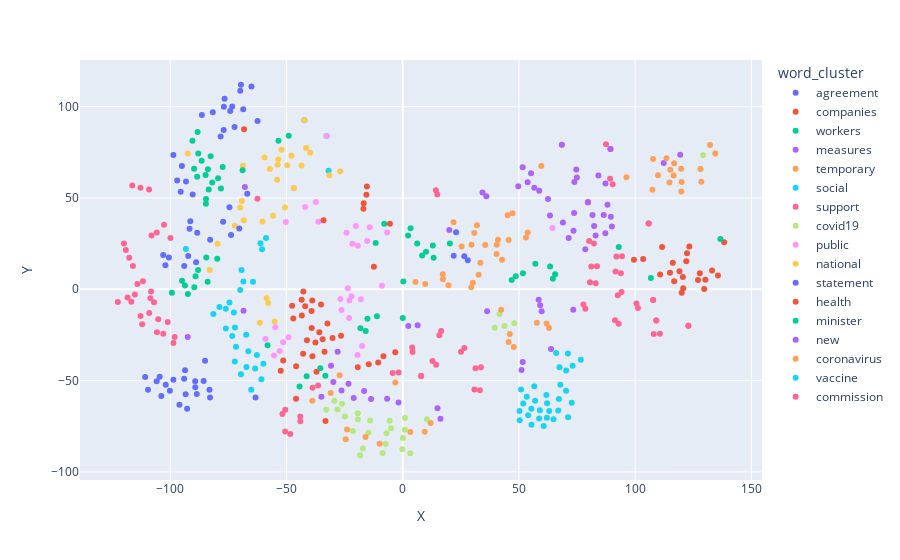

The code cell stored with this chart in its notebook:
### Markdown cell above
### Graph visualization for the third model

### Code cell
model3_word_cluster_plot = px.scatter(model3_word_embeddings_dataframe,
                                      x='X', y='Y', color=model3_word_embeddings_dataframe.word_cluster,
                                      labels={'color': 'word'}, hover_data=["word"])
model3_word_cluster_plot

### Figure 1 — Plotly figure (JSON) as saved in the notebook; plotly's stock layout.template omitted (floating-point values rounded to 4 significant figures)
{"data": [{"customdata": [["agreements"], ["bargaining"], ["bargains.the"], ["agreementwhether"], ["967724"], ["dismissals"], ["leader"], ["dismissal"], ["satisfaction"], ["springs"], ["conventionnelle"], ["l6152"], ["metalworkers"], ["extinguish"], ["collective"], ["redundancies"], ["metalworker"], ["subcontracts"], ["supervisors.the"], ["261"], ["spite"], ["those.in"], ["law.the"], ["120,768"], ["railways"], ["agreed"], ["negotiation"], ["wealth"], ["expiry"], ["arrangement"]], "hovertemplate": "word_cluster=agreement<br>X=%{x}<br>Y=%{y}<br>word=%{customdata[0]}<extra></extra>", "legendgroup": "agreement", "marker": {"color": "#636efa", "symbol": "circle"}, "mode": "markers", "name": "agreement", "orientation": "v", "showlegend": true, "type": "scatter", "x": [-69.57, -69.88, -100.2, -101.9, -93.37, 26.5, -109.6, 21.94, -103.8, -89.23, -105.8, -83.11, -94.02, -104.5, -65.07, 28.01, -89.27, -88.58, -85.62, -92.74, -93.61, -82.88, -98.64, -96.04, -85.01, -72.33, -73.32, -110.8, -91.35, 22.98], "xaxis": "x", "y": [112.0, 108.7, -55.62, -52.3, -57.52, 18.03, -54.96, 18.39, -58.5, -53.64, -50.3, -55.01, -49.02, -47.9, 111.0, 15.88, -50.35, -57.29, -50.26, -65.41, -44.28, -59.23, -49.56, -63.2, -39.12, 88.82, 100.1, -48.03, 37.29, 31.22], "yaxis": "y"}, {"customdata": [["company"], ["businesses"], ["entrepreneurs"], ["enterprises"], ["business"], ["smes"], ["firms"], ["firm"], ["medium"], ["entrepreneur"], ["targeted"], ["enterprise"], ["target"], ["microcompanies"], ["large"], ["sme"], ["sectors"], ["vetcoordinators"], ["solo"], ["liquidity"], ["micro"], ["pointrequests"], ["employers"], ["mediumsized"], ["hokelanto"], ["significant"], ["portions"], ["firms.2"], ["33.5"], ["businessoriented"]], "hovertemplate": "word_cluster=companies<br>X=%{x}<br>Y=%{y}<br>word=%{customdata[0]}<extra></extra>", "legendgroup": "companies", "marker": {"color": "#EF553B", "symbol": "circle"}, "mode": "markers", "name": "companies", "orientation": "v", "showlegend": true, "type": "scatter", "x": [123.3, 122.0, 115.0, 133.1, 122.3, 119.1, 120.7, 120.0, 130.2, 116.8, 99.48, 135.6, 103.4, -3.192, 129.7, 120.5, 138.3, -37.08, 110.7, 116.2, 127.8, -19.33, -68.25, 127.0, -8.288, 111.6, -14.59, -10.54, -33.21, -45.88], "xaxis": "x", "y": [23.45, 15.33, 9.075, 10.24, 19.67, 9.912, 0.5043, -1.963, 5.238, 4.343, 16.22, 7.547, 16.62, -34.45, 0.1274, 6.687, 25.74, -45.18, 8.086, 14.59, 8.799, -42.73, 87.59, 5.026, -36.69, 23.14, -40.99, -40.09, -72.08, -59.94], "yaxis": "y"}, {"customdata": [["worker"], ["employees"], ["groups"], ["employee"], ["people"], ["workforce"], ["professionals"], ["workers.the"], ["persons"], ["personnel"], ["vetcoordinators"], ["flu"], ["staff"], ["nature"], ["person"], ["excludes"], ["3,387"], ["incremental"], ["individuals"], ["fulltime"], ["permanent"], ["healthcare"], ["discontinuous"], ["77.1"], ["off"], ["sectors"], ["4,753"], ["99.5"], ["apprentices"], ["jobseekers"]], "hovertemplate": "word_cluster=workers<br>X=%{x}<br>Y=%{y}<br>word=%{customdata[0]}<extra></extra>", "legendgroup": "workers", "marker": {"color": "#00cc96", "symbol": "circle"}, "mode": "markers", "name": "workers", "orientation": "v", "showlegend": true, "type": "scatter", "x": [51.72, 46.88, 57.06, 48.63, 63.4, 6.224, -11.62, 0.03082, 65.57, 2.323, -35.41, -33.27, 3.383, 92.95, 64.61, -11.09, -15.16, -41.32, 106.8, 12.99, 20.3, -7.937, 0.2745, -15.92, 10.04, 136.7, -44.36, -18.18, 8.378, 13.29], "xaxis": "x", "y": [8.844, 5.104, 13.93, 7.176, 12.54, 25.07, 25.38, -15.67, 8.246, 29.45, -43.23, -47.3, 33.47, 23.17, 5.812, -14.8, -16.13, -47.64, 6.243, 23.98, 25.12, 35.93, 4.223, -22.87, 20.62, 27.54, -53.22, -21.39, 18.56, 17.32], "yaxis": "y"}, {"customdata": [["measure"], ["actions"], ["package"], ["packages"], ["2019/1311"], ["initiatives"], ["supervening"], ["governmentbacked"], ["hardships"], ["circumstances"], ["paralysis"], ["measures:1"], ["mingling"], ["series"], ["circumstance"], ["situations"], ["sector.with"], ["nondeferre"], ["plans"], ["measureswith"], ["effects"], ["coaches"], ["immediate"], ["hasty"], ["eliminate"], ["crisis"], ["object"], ["overcome"], ["former"], ["nondeferred"]], "hovertemplate": "word_cluster=measures<br>X=%{x}<br>Y=%{y}<br>word=%{customdata[0]}<extra></extra>", "legendgroup": "measures", "marker": {"color": "#ab63fa", "symbol": "circle"}, "mode": "markers", "name": "measures", "orientation": "v", "showlegend": true, "type": "scatter", "x": [74.67, 56.59, 51.61, 73.37, -6.693, 58.74, 2.434, -34.97, 51.11, 58.49, 16.24, -27.98, -21.07, 55.22, 59.13, 59.77, -13.6, -29.83, 53.75, -16.59, 112.3, -26.31, 62.5, -1.796, 51.63, 119.4, 14.98, 63.81, -23.31, 6.417], "xaxis": "x", "y": [65.55, 55.65, 66.83, -11.19, -59.93, 54.02, -20.1, -58.83, -44.22, -5.774, -70.83, -34.16, -59.54, 63.5, -8.764, -12.01, -60.06, -50.71, 58.58, -55.74, 69.13, -55.47, 49.46, -61.96, -39.88, 73.73, -65.09, -32.67, -51.8, -19.69], "yaxis": "y"}, {"customdata": [["exceptional"], ["lay"], ["extend"], ["extraordinary"], ["layoff"], ["introduce"], ["introduced"], ["extension"], ["extended"], ["suspend"], ["shorttime"], ["extends"], ["layoffs"], ["2020/592"], ["2021/605"], ["specific"], ["granting"], ["suspended"], ["article.the"], ["establishes"], ["apply"], ["considered"], ["reemployment"], ["shorten"], ["view"], ["laying"], ["duration"], ["2020/699"], ["partial"], ["applied"]], "hovertemplate": "word_cluster=temporary<br>X=%{x}<br>Y=%{y}<br>word=%{customdata[0]}<extra></extra>", "legendgroup": "temporary", "marker": {"color": "#FFA15A", "symbol": "circle"}, "mode": "markers", "name": "temporary", "orientation": "v", "showlegend": true, "type": "scatter", "x": [53.03, 30.77, 41.0, 53.81, 29.57, 45.13, 47.28, 45.59, 40.45, 30.17, 21.87, 17.32, 25.37, -3.175, -30.98, 68.46, 9.686, 29.49, -27.12, 19.68, 42.74, 33.42, 5.504, 17.26, 59.63, 31.94, 35.51, -38.86, 32.67, 40.41], "xaxis": "x", "y": [28.31, 30.81, 27.14, 31.04, 24.33, 40.49, 41.67, 27.02, 24.36, 3.521, 36.69, 5.461, 23.37, -51.05, -56.78, 79.17, 2.921, 1.095, -47.06, 2.196, 16.17, 14.57, 3.944, 8.262, 67.48, 35.05, 24.24, -61.1, 7.972, 19.27], "yaxis": "y"}, {"customdata": [["cyber"], ["apply.the"], ["mind"], ["neighbourhood"], ["noteworthy"], ["caretaker"], ["repatriation.social"], ["635,00"], ["protocolthe"], ["regions.it"], ["macrofinancial"], ["statement.social"], ["18,to"], ["contributionthe"], ["enlargement"], ["statefunde"], ["balances"], ["federal"], ["westfalia"], ["homeland"], ["steady"], ["estonian"], ["afa"], ["nonpeak"], ["needs.social"], ["national"], ["assume"], ["esales"], ["maximal"], ["esale"]], "hovertemplate": "word_cluster=social<br>X=%{x}<br>Y=%{y}<br>word=%{customdata[0]}<extra></extra>", "legendgroup": "social", "marker": {"color": "#19d3f3", "symbol": "circle"}, "mode": "markers", "name": "social", "orientation": "v", "showlegend": true, "type": "scatter", "x": [-64.39, -71.71, -73.32, -61.18, -78.83, -69.91, -76.07, -59.94, -72.22, -76.09, -60.49, -66.4, -81.45, -69.57, -58.79, -67.22, -63.47, -42.27, -74.51, -68.52, -60.77, -31.88, -69.32, -67.32, -72.62, -32.74, -93.26, -72.16, -65.15, -62.73], "xaxis": "x", "y": [4.148, -31.51, -25.57, 25.15, -9.674, -0.3289, -21.47, -40.82, -39.61, -10.67, 21.9, -33.95, -13.59, -46.54, 28.14, -42.62, -43.34, 92.53, -7.246, 4.259, -49.29, 64.88, 10.54, -24.9, -12.72, 83.94, 22.08, -20.96, -54.99, -36.0], "yaxis": "y"}, {"customdata": [["injection"], ["assistance"], ["help"], ["supports"], ["incentive"], ["subsidies"], ["prospectus"], ["grants"], ["supporting"], ["sustain"], ["supported"], ["situation.extraordinary"], ["kulturvermittler"], ["ultimate"], ["subsidy"], ["1,614"], ["incentives"], ["each.the"], ["productionrelate"], ["aims"], ["2.0"], ["multiannual"], ["thevarious"], ["support.the"], ["instability"], ["funding"], ["resources"], ["people.companie"], ["targets"], ["aid"], ["injection"], ["assistance"], ["help"], ["supports"], ["incentive"], ["subsidies"], ["prospectus"], ["grants"], ["supporting"], ["sustain"], ["supported"], ["situation.extraordinary"], ["kulturvermittler"], ["ultimate"], ["subsidy"], ["1,614"], ["incentives"], ["each.the"], ["productionrelate"], ["aims"], ["2.0"], ["multiannual"], ["thevarious"], ["support.the"], ["instability"], ["funding"], ["resources"], ["people.companie"], ["targets"], ["aid"]], "hovertemplate": "word_cluster=support<br>X=%{x}<br>Y=%{y}<br>word=%{customdata[0]}<extra></extra>", "legendgroup": "support", "marker": {"color": "#FF6692", "symbol": "circle"}, "mode": "markers", "name": "support", "orientation": "v", "showlegend": true, "type": "scatter", "x": [26.55, 105.8, 87.46, 91.55, 83.02, 109.1, 33.65, 107.7, 79.69, 80.21, 91.33, 14.4, -1.74, 33.2, 108.0, -48.37, 83.6, -44.07, 15.78, 89.2, 78.57, 14.86, -51.73, 4.241, 7.937, 101.2, 94.15, -38.74, 94.34, 122.9, 25.09, 105.8, 89.36, 93.85, 80.56, 109.1, 31.31, 107.7, 79.69, 82.28, 92.91, 12.81, -4.298, 30.85, 110.6, -50.56, 81.13, -44.01, 16.55, 90.33, 77.75, 14.29, -50.53, 4.09, 7.937, 100.5, 92.52, -36.39, 91.92, 122.9], "xaxis": "x", "y": [-32.2, 36.0, 79.38, 9.72, 3.328, -17.1, -42.74, -5.857, 47.67, 26.46, -16.97, -41.29, -45.51, -55.35, -24.44, -79.21, 12.59, -69.69, -25.12, 60.51, -10.66, 51.87, -68.25, -34.29, -47.53, -10.3, -1.528, -53.91, 18.08, -19.95, -34.18, 36.0, 76.8, 8.724, 3.804, -17.1, -43.27, -5.857, 47.67, 25.13, -18.9, -39.32, -45.82, -54.9, -24.36, -77.85, 12.48, -72.24, -22.83, 57.56, -8.387, 54.2, -65.96, -31.87, -47.53, -7.747, -3.306, -52.75, 17.96, -19.95], "yaxis": "y"}, {"customdata": [["corona"], ["coronavirus"], ["covid19;4"], ["commodity"], ["thecovid19"], ["covid19.the"], ["emanated"], ["commodities"], ["moria"], ["rdutn"], ["virus"], ["expediated"], ["overloadin"], ["recovering"], ["covid19.measure"], ["covid194"], ["viruses"], ["covid10"], ["beginning"], ["covid19.measures"], ["beg"], ["recognizing"], ["minimizing"], ["this"], ["germanys"], ["begging"], ["hardhit"], ["23,500"], ["governmentprovided"], ["covid19.companie"]], "hovertemplate": "word_cluster=covid19<br>X=%{x}<br>Y=%{y}<br>word=%{customdata[0]}<extra></extra>", "legendgroup": "covid19", "marker": {"color": "#B6E880", "symbol": "circle"}, "mode": "markers", "name": "covid19", "orientation": "v", "showlegend": true, "type": "scatter", "x": [134.5, 129.2, 0.9288, -26.11, 10.39, 41.63, -14.72, -19.26, -7.347, -6.981, 128.1, -24.84, -5.041, -5.618, -28.04, 0.08833, 0.9845, -8.666, 39.61, -21.45, -17.08, -0.1642, -14.05, 48.02, 43.8, -18.31, 3.251, -19.33, -32.85, -29.37], "xaxis": "x", "y": [74.3, 73.37, -76.9, -62.66, -71.14, -13.53, -78.59, -71.35, -84.79, -78.82, 65.82, -69.63, -76.03, -71.94, -65.84, -81.43, -70.52, -89.69, -21.0, -77.54, -87.23, -87.57, -71.82, -18.54, -20.11, -90.88, -89.75, -67.86, -65.92, -61.01], "yaxis": "y"}, {"customdata": [["private"], ["udbetaling"], ["state"], ["ohs"], ["facilities.according"], ["workers.notwithstande"], ["workers.notwithstanding"], ["endometriosis"], ["prefects"], ["provision"], ["national"], ["11,240"], ["rescue"], ["sheepmeat"], ["governing"], ["devolve"], ["ensured.in"], ["gynaecology"], ["storage"], ["udbetale"], ["providers"], ["applied.state"], ["universal"], ["conditions.this"], ["essential"], ["authorities"], ["operationally"], ["administrations"], ["respect"], ["operation"]], "hovertemplate": "word_cluster=public<br>X=%{x}<br>Y=%{y}<br>word=%{customdata[0]}<extra></extra>", "legendgroup": "public", "marker": {"color": "#FF97FF", "symbol": "circle"}, "mode": "markers", "name": "public", "orientation": "v", "showlegend": true, "type": "scatter", "x": [-6.689, -49.08, -37.37, -26.35, -59.08, -55.37, -52.89, -22.01, -8.914, 64.47, -32.74, -17.99, -50.27, -17.46, -46.81, -54.8, -26.8, -22.93, -19.31, -51.44, -15.29, -23.65, -21.64, -23.04, -14.16, -41.93, -19.44, -36.28, -24.16, -20.16], "xaxis": "x", "y": [31.05, -26.32, 47.83, -11.41, -27.18, -36.25, -33.84, -3.767, 1.942, 33.53, 83.94, -5.509, 36.91, -31.12, 55.31, -20.82, -5.277, -6.148, 23.81, -28.97, 26.5, 0.5773, 24.94, -15.72, 33.98, 45.11, -35.96, 37.02, 30.9, 34.68], "yaxis": "y"}, {"customdata": [["regional"], ["federal"], ["municipal"], ["sixterm"], ["responsible"], ["estonian"], ["policies"], ["local"], ["crosssectoral"], ["governing"], ["influenced"], ["cooperation"], ["mp"], ["department"], ["bodies"], ["reform"], ["associations2"], ["collaboration"], ["divosa"], ["budgetary"], ["coresponsible"], ["powiat"], ["board"], ["solidarity"], ["drafting"], ["ministries"], ["discussed"], ["competence"], ["exsits"], ["governments"]], "hovertemplate": "word_cluster=national<br>X=%{x}<br>Y=%{y}<br>word=%{customdata[0]}<extra></extra>", "legendgroup": "national", "marker": {"color": "#FECB52", "symbol": "circle"}, "mode": "markers", "name": "national", "orientation": "v", "showlegend": true, "type": "scatter", "x": [-41.55, -42.27, -43.53, -57.88, -57.14, -31.55, -52.12, -39.8, -72.2, -46.81, -60.29, -47.85, -58.53, -59.46, -49.62, -92.44, -55.04, -53.5, -68.35, -55.79, -61.43, -83.01, -53.98, -26.88, -69.9, -68.76, -69.2, -53.82, -79.66, -50.69], "xaxis": "x", "y": [77.31, 92.53, 67.79, -7.524, 65.81, 62.49, 76.41, 74.8, 34.75, 55.31, 37.17, 73.19, -4.858, 72.13, 67.96, 74.37, -17.61, 71.24, 37.85, 40.22, -18.28, 10.52, 59.93, 64.68, 44.81, 67.65, 48.34, 68.22, 24.91, 44.77], "yaxis": "y"}, {"customdata": [["unanimously"], ["acted"], ["deputies"], ["action"], ["say"], ["parliamentary"], ["recommendation"], ["joint"], ["complaint"], ["presented"], ["conclusion"], ["nomination"], ["seanad"], ["maszsz"], ["forwarded"], ["representative"], ["anticipating"], ["negotiation"], ["position"], ["crosssectoral"], ["negotiations"], ["formulate"], ["chaired"], ["protested"], ["said"], ["behalf"], ["meeting"], ["shift2rail"], ["varadkar"], ["appeal"]], "hovertemplate": "word_cluster=statement<br>X=%{x}<br>Y=%{y}<br>word=%{customdata[0]}<extra></extra>", "legendgroup": "statement", "marker": {"color": "#636efa", "symbol": "circle"}, "mode": "markers", "name": "statement", "orientation": "v", "showlegend": true, "type": "scatter", "x": [-77.25, -103.0, -92.26, -98.66, -93.22, -74.52, -86.39, -68.6, -91.67, -66.87, -77.02, -88.87, -82.82, -95.5, -100.6, -62.43, -63.31, -74.18, -81.67, -70.28, -76.91, -88.39, -94.0, -73.84, -97.01, -78.32, -76.62, -102.1, -90.34, -94.99], "xaxis": "x", "y": [36.93, 18.77, 18.16, 73.58, 59.09, 44.96, 95.46, 98.55, 33.22, 52.32, 87.16, 14.81, 27.13, 53.35, 17.47, 92.11, -59.2, 97.58, 96.91, 33.27, 99.91, 30.92, 12.69, 29.79, 59.57, 83.68, 104.3, 13.1, 51.91, 67.5], "yaxis": "y"}, {"customdata": [["ross"], ["sector.due"], ["recuperation"], ["toys"], ["reappointments"], ["marynarzom"], ["addressesprivate"], ["healthcare"], ["lone"], ["breakout"], ["medicine"], ["anticontagion"], ["administrations"], ["support.shift"], ["prehospital"], ["proclamations"], ["cinemas.expenditure"], ["selfisolated"], ["tension"], ["seafarersbezpieczenstwa"], ["helth"], ["occupational"], ["protection"], ["escalated"], ["health.therefore"], ["healthpromote"], ["protocols"], ["intensive"], ["campaigned"], ["fatigue"]], "hovertemplate": "word_cluster=health<br>X=%{x}<br>Y=%{y}<br>word=%{customdata[0]}<extra></extra>", "legendgroup": "health", "marker": {"color": "#EF553B", "symbol": "circle"}, "mode": "markers", "name": "health", "orientation": "v", "showlegend": true, "type": "scatter", "x": [-35.13, -34.44, -38.83, -38.91, -43.38, -41.94, -35.87, -5.49, -39.2, -39.16, -16.78, -42.75, -34.03, -33.62, -47.07, -37.54, -30.18, -32.38, -26.52, -43.46, -45.84, -15.61, -15.41, -52.47, -41.2, -51.4, -16.89, -12.39, -47.57, -42.82], "xaxis": "x", "y": [-8.272, -27.39, -36.74, -6.152, -14.29, -9.227, -23.53, 35.88, -11.9, -21.16, 47.12, -1.187, 37.87, -34.2, -16.05, -29.19, -26.61, -18.72, -25.38, -5.712, -42.21, 51.72, 56.28, -44.62, -27.96, -39.05, 44.09, 12.39, -9.07, -35.24], "yaxis": "y"}, {"customdata": [["paschal"], ["ministry"], ["science"], ["donohoe"], ["ministries"], ["directorate"], ["speech"], ["ogorman"], ["affairs"], ["refusing"], ["ministers"], ["stephen"], ["deputy"], ["aschbacher"], ["president"], ["humphreys"], ["2020).furthermore"], ["fluorides"], ["letters"], ["collins"], ["circular"], ["ms"], ["prime"], ["mette"], ["gowin"], ["mcgrath"], ["td"], ["resources.the"], ["harris"], ["658"]], "hovertemplate": "word_cluster=minister<br>X=%{x}<br>Y=%{y}<br>word=%{customdata[0]}<extra></extra>", "legendgroup": "minister", "marker": {"color": "#00cc96", "symbol": "circle"}, "mode": "markers", "name": "minister", "orientation": "v", "showlegend": true, "type": "scatter", "x": [-79.42, -49.02, -82.61, -86.48, -68.87, -78.19, -89.74, -89.11, -53.45, -83.91, -88.22, -92.4, -81.93, -84.65, -90.44, -84.76, -93.67, -58.14, -84.49, -79.78, -77.44, -84.61, -87.95, -89.64, -88.04, -83.46, -88.41, -99.29, -83.79, -94.91], "xaxis": "x", "y": [60.8, 84.08, 72.92, 70.33, 65.21, 55.21, 65.99, 7.156, 81.33, 4.169, 86.07, -2.647, 58.43, 46.9, 81.32, 62.56, 2.083, -30.7, 17.35, 16.76, 66.97, 49.47, 74.37, 1.161, 10.56, 54.65, 61.59, -1.842, 65.7, 4.642], "yaxis": "y"}, {"customdata": [["quickly"], ["adaptation"], ["different"], ["jobs"], ["implemented"], ["retention"], ["create"], ["changes"], ["expand"], ["come"], ["ideas"], ["facilitate"], ["existing"], ["supporting"], ["created"], ["aims"], ["includes"], ["develop"], ["set"], ["potential"], ["specific"], ["aim"], ["flexible"], ["adapt"], ["update"], ["change"], ["help"], ["49500/1498/2020"], ["upskilling"], ["job"]], "hovertemplate": "word_cluster=new<br>X=%{x}<br>Y=%{y}<br>word=%{customdata[0]}<extra></extra>", "legendgroup": "new", "marker": {"color": "#ab63fa", "symbol": "circle"}, "mode": "markers", "name": "new", "orientation": "v", "showlegend": true, "type": "scatter", "x": [87.17, 86.48, 73.73, 74.93, 71.38, 78.56, 81.65, 35.98, 83.0, 36.31, -92.48, 88.09, 68.92, 79.69, 82.34, 87.23, 73.48, 49.72, 63.36, 90.0, 68.46, 84.19, 20.05, 89.52, -67.88, 34.33, 89.36, -30.83, -68.47, 73.85], "xaxis": "x", "y": [30.68, 40.65, 41.73, 61.17, 28.08, 21.91, 40.72, 50.9, 29.47, -11.98, -26.18, 46.31, 36.56, 47.67, 34.67, 57.95, 32.01, 56.47, 40.35, 34.41, 79.17, 62.27, 32.4, 39.67, 56.05, 52.96, 76.8, -41.83, -11.69, 58.75], "yaxis": "y"}, {"customdata": [["corona"], ["emanated"], ["consequences"], ["virus"], ["caused"], ["effects"], ["negative"], ["covid19"], ["thecovid19"], ["wave"], ["covid19;4"], ["adverse"], ["consequence"], ["prevent"], ["'cause"], ["sarscov2"], ["result"], ["mutation"], ["covid19.the"], ["mitigate"], ["current"], ["covid19.measures"], ["moria"], ["address"], ["damage"], ["risks"], ["coronary"], ["lockdowns"], ["pathogenic"], ["emerge"]], "hovertemplate": "word_cluster=coronavirus<br>X=%{x}<br>Y=%{y}<br>word=%{customdata[0]}<extra></extra>", "legendgroup": "coronavirus", "marker": {"color": "#FFA15A", "symbol": "circle"}, "mode": "markers", "name": "coronavirus", "orientation": "v", "showlegend": true, "type": "scatter", "x": [134.5, -16.01, 116.8, 128.1, 116.6, 113.5, 119.8, 132.2, 11.99, 128.5, 3.267, 61.91, 115.1, 109.8, 114.8, 57.71, 120.0, 9.49, 42.37, 107.7, 119.9, -23.94, -9.912, 96.23, 62.95, 107.4, 47.78, 46.07, -24.52, 45.57], "xaxis": "x", "y": [74.3, -80.86, 69.06, 65.82, 62.38, 71.79, 66.06, 78.97, -73.28, 58.87, -78.14, -18.8, 65.49, 62.42, 58.52, -18.29, 58.7, -78.06, -11.25, 71.29, 53.5, -76.82, -84.53, 61.36, -21.16, 54.51, -31.66, -24.48, -82.06, -28.92], "yaxis": "y"}, {"customdata": [["toknow"], ["vaccines"], ["fight"], ["crisis.this"], ["codify"], ["covered.in"], ["checklist"], ["quasilockdown"], ["beat"], ["modernising"], ["phase.this"], ["elisas"], ["behave"], ["crisis.reduction"], ["occasion"], ["itrecognises"], ["crisis.can"], ["atenant"], ["measures.lex"], ["labels"], ["ghana"], ["shock.so"], ["anti"], ["vaccination"], ["decease"], ["hauliers.eu"], ["briefing"], ["sustainably"], ["variants"], ["healths"]], "hovertemplate": "word_cluster=vaccine<br>X=%{x}<br>Y=%{y}<br>word=%{customdata[0]}<extra></extra>", "legendgroup": "vaccine", "marker": {"color": "#19d3f3", "symbol": "circle"}, "mode": "markers", "name": "vaccine", "orientation": "v", "showlegend": true, "type": "scatter", "x": [62.1, 73.11, 71.05, 58.69, 66.9, 63.03, 67.81, 64.88, 72.71, 66.03, 62.0, 70.26, 51.85, 56.96, 67.2, 53.96, 55.34, 61.81, 53.37, 50.25, 55.4, 50.34, 70.29, 76.62, 60.65, 59.01, 67.47, 71.14, 50.91, 56.6], "xaxis": "x", "y": [-62.47, -41.82, -35.19, -70.72, -66.4, -66.59, -52.3, -71.11, -62.17, -34.83, -70.29, -55.54, -62.5, -61.07, -60.02, -68.99, -65.49, -57.91, -58.91, -66.66, -74.24, -71.7, -44.53, -38.6, -74.88, -66.27, -42.68, -70.12, -54.82, -53.15], "yaxis": "y"}, {"customdata": [["supplementing"], ["commissions"], ["troszczynski"], ["mylene"], ["eurofound"], ["mainland"], ["adaptability"], ["sky"], ["1157"], ["echa"], ["accompanying"], ["efsa"], ["2020/634"], ["environment.the"], ["summary"], ["document"], ["surveillance"], ["heretat"], ["2021/752"], ["setoff"], ["2020/1143"], ["slip"], ["appreciated"], ["article164"], ["fund.the"], ["sum01"], ["approval"], ["mobilita"], ["flag"], ["efta"]], "hovertemplate": "word_cluster=commission<br>X=%{x}<br>Y=%{y}<br>word=%{customdata[0]}<extra></extra>", "legendgroup": "commission", "marker": {"color": "#FF6692", "symbol": "circle"}, "mode": "markers", "name": "commission", "orientation": "v", "showlegend": true, "type": "scatter", "x": [-102.7, -105.8, -107.0, -108.5, -112.8, -101.1, -105.2, -108.1, -109.0, -117.7, -112.8, -116.0, -115.2, -103.0, -109.1, -116.3, -119.9, -111.7, -116.7, -98.09, -118.4, -98.62, -105.7, -112.1, -122.5, -114.1, -62.49, -108.3, -99.91, -119.1], "xaxis": "x", "y": [35.3, 31.08, -7.079, -4.844, -14.58, -17.92, -16.44, 29.42, -12.96, 17.31, 55.6, 12.76, -2.827, -24.34, 54.58, 56.88, 25.14, 4.435, -6.795, -26.11, -4.436, -29.38, -23.57, -19.19, -6.931, 2.829, 49.55, -1.192, 28.12, 21.56], "yaxis": "y"}], "layout": {"legend": {"title": {"text": "word_cluster"}, "tracegroupgap": 0}, "margin": {"t": 60}, "xaxis": {"anchor": "y", "domain": [0.0, 1.0], "title": {"text": "X"}}, "yaxis": {"anchor": "x", "domain": [0.0, 1.0], "title": {"text": "Y"}}}}
